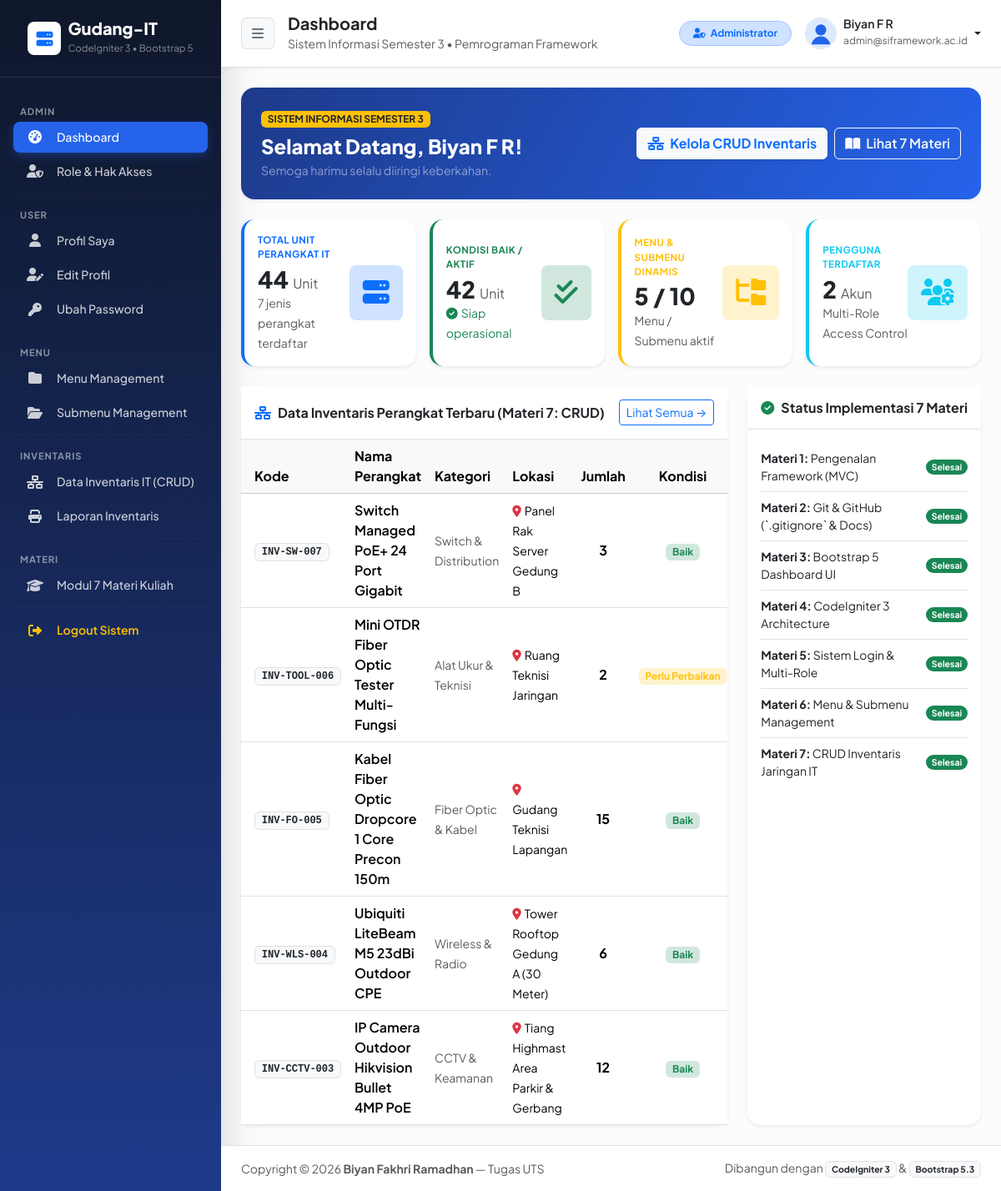
The page /admin (signed in) on the database its author committed.
### tables this page shows
CREATE TABLE `user_menu` (
  `id` int(11) NOT NULL AUTO_INCREMENT,
  `menu` varchar(128) NOT NULL,
  PRIMARY KEY (`id`)
);

CREATE TABLE `user_sub_menu` (
  `id` int(11) NOT NULL AUTO_INCREMENT,
  `menu_id` int(11) NOT NULL,
  `title` varchar(128) NOT NULL,
  `url` varchar(128) NOT NULL,
  `icon` varchar(128) NOT NULL,
  `is_active` int(1) NOT NULL DEFAULT 1,
  PRIMARY KEY (`id`),
  KEY `menu_id` (`menu_id`)
);

CREATE TABLE `user` (
  `id` int(11) NOT NULL AUTO_INCREMENT,
  `name` varchar(128) NOT NULL,
  `email` varchar(128) NOT NULL,
  `image` varchar(128) NOT NULL DEFAULT 'default.svg',
  `password` varchar(256) NOT NULL,
  `role_id` int(11) NOT NULL,
  `is_active` int(1) NOT NULL DEFAULT 1,
  `date_created` int(11) NOT NULL,
  PRIMARY KEY (`id`),
  UNIQUE KEY `email` (`email`)
);

CREATE TABLE `inventaris_it` (
  `id` int(11) NOT NULL AUTO_INCREMENT,
  `kode_barang` varchar(32) NOT NULL,
  `nama_barang` varchar(150) NOT NULL,
  `kategori` varchar(64) NOT NULL,
  `lokasi` varchar(128) NOT NULL,
  `jumlah` int(11) NOT NULL DEFAULT 1,
  `kondisi` enum('Baik','Perlu Perbaikan','Rusak') NOT NULL DEFAULT 'Baik',
  `spesifikasi` text DEFAULT NULL,
  `updated_at` datetime NOT NULL DEFAULT current_timestamp() ON UPDATE current_timestamp(),
  PRIMARY KEY (`id`),
  UNIQUE KEY `kode_barang` (`kode_barang`)
);

### application/views/admin/index.php (the view, shortened to what the rows shown need)
<div class="card border-0 shadow-sm rounded-4 mb-4 bg-primary text-white overflow-hidden" style="background: linear-gradient(120deg, #1e3a8a 0%, #2563eb 100%);">
    <div class="card-body p-4 d-flex flex-column flex-md-row align-items-md-center justify-content-between">
        <div>
            <span class="badge bg-warning text-dark fw-bold mb-2">SISTEM INFORMASI SEMESTER 3</span>
            <h4 class="fw-extrabold mb-1">Selamat Datang, <?= $user['name']; ?>!</h4>
            <p class="text-white-50 mb-0 small">
                Semoga harimu selalu diiringi keberkahan.
            </p>
        </div>
    </div>
</div>
<div class="row g-4">
    <div class="col-lg-8">
        <div class="card border-0 shadow-sm rounded-4">
            <div class="card-body p-0">
                <div class="table-responsive">
                    <table class="table table-hover align-middle mb-0">
                        <thead class="table-light">
                            <tr>
                                <th class="ps-3">Kode</th>
                                <th>Nama Perangkat</th>
                                <th>Kategori</th>
                                <th>Lokasi</th>
                                <th class="text-center">Jumlah</th>
                                <th class="text-center pe-3">Kondisi</th>
                            </tr>
                        </thead>
                        <tbody>
                            <?php foreach ($recent_items as $item) : ?>
                            <tr>
                                <td class="ps-3"><span class="badge bg-light text-dark border font-monospace"><?= $item['kode_barang']; ?></span></td>
                                <td class="fw-semibold"><?= $item['nama_barang']; ?></td>
                                <td><small class="text-muted"><?= $item['kategori']; ?></small></td>
                                <td><small><i class="fas fa-map-marker-alt text-danger me-1"></i><?= $item['lokasi']; ?></small></td>
                                <td class="text-center fw-bold"><?= $item['jumlah']; ?></td>
                                <td class="text-center pe-3">
                                    <?php if ($item['kondisi'] == 'Baik') : ?>
                                        <span class="badge bg-success-subtle text-success">Baik</span>
                                    <?php elseif ($item['kondisi'] == 'Perlu Perbaikan') : ?>
                                        <span class="badge bg-warning-subtle text-warning">Perlu Perbaikan</span>
                                    <?php else : ?>
                                        <span class="badge bg-danger-subtle text-danger">Rusak</span>
                                    <?php endif; ?>
                                </td>
                            </tr>
                            <?php endforeach; ?>
                        </tbody>
                    </table>
                </div>
            </div>
        </div>
    </div>
</div>

### application/views/templates/sidebar.php (shortened to what the rows shown need)
<aside id="sidebar-wrapper" class="sidebar-gradient text-white shadow-lg">
    <div class="sidebar-nav px-3 py-3">
        <?php
        $role_id = $this->session->userdata('role_id');
        $queryMenu = "SELECT `user_menu`.`id`, `menu`
                        FROM `user_menu` JOIN `user_access_menu`
                          ON `user_menu`.`id` = `user_access_menu`.`menu_id`
                       WHERE `user_access_menu`.`role_id` = $role_id
                    ORDER BY `user_access_menu`.`menu_id` ASC";
        $menu = $this->db->query($queryMenu)->result_array();
        ?>
        <?php foreach ($menu as $m) : ?>
            <div class="sidebar-heading text-uppercase fw-bold text-white-50 mt-3 mb-1 px-2" style="font-size: 0.70rem; letter-spacing: 0.08em;">
                <?= $m['menu']; ?>
            </div>
            <?php
            $menuId = $m['id'];
            $querySubMenu = "SELECT *
                               FROM `user_sub_menu` JOIN `user_menu`
                                 ON `user_sub_menu`.`menu_id` = `user_menu`.`id`
                              WHERE `user_sub_menu`.`menu_id` = $menuId
                                AND `user_sub_menu`.`is_active` = 1";
            $subMenu = $this->db->query($querySubMenu)->result_array();
            ?>
            <?php foreach ($subMenu as $sm) : ?>
                <?php $isActive = ($title == $sm['title']) ? 'active' : ''; ?>
                <a href="<?= base_url($sm['url']); ?>" class="nav-link-sidebar d-flex align-items-center rounded-3 px-3 py-2 mb-1 text-decoration-none <?= $isActive; ?>">
                    <i class="<?= $sm['icon']; ?> me-3 text-center" style="width: 20px;"></i>
                    <span class="fw-medium" style="font-size: 0.88rem;"><?= $sm['title']; ?></span>
                </a>
            <?php endforeach; ?>
            <hr class="border-white border-opacity-10 my-2">
        <?php endforeach; ?>
        <a href="<?= base_url('auth/logout'); ?>" class="nav-link-sidebar d-flex align-items-center rounded-3 px-3 py-2 mt-2 text-decoration-none text-warning" data-bs-toggle="modal" data-bs-target="#logoutModal">
            <i class="fas fa-fw fa-sign-out-alt me-3 text-center" style="width: 20px;"></i>
            <span class="fw-semibold" style="font-size: 0.88rem;">Logout Sistem</span>
        </a>
    </div>
</aside>

### application/views/templates/topbar.php (shortened to what the rows shown need)
<div id="page-content-wrapper" class="w-100 d-flex flex-column min-vh-100">
      <nav class="navbar navbar-expand-lg navbar-light bg-white border-bottom shadow-xs px-4 py-3 sticky-top no-print">
          <div class="ms-auto d-flex align-items-center gap-3">
              <div class="dropdown">
                  <a class="d-flex align-items-center text-decoration-none dropdown-toggle text-dark" href="#" role="button" data-bs-toggle="dropdown">
                      <img src="<?= base_url('assets/img/' . $user['image']); ?>" alt="Profile" class="rounded-circle border me-2" width="38" height="38">
                      <div class="d-none d-sm-block text-start me-1">
                          <div class="fw-semibold lh-1" style="font-size:0.88rem;"><?= $user['name']; ?></div>
                          <small class="text-muted" style="font-size:0.75rem;"><?= $user['email']; ?></small>
                      </div>
                  </a>
              </div>
          </div>
      </nav>
      <main class="container-fluid px-4 py-4 flex-grow-1">

### rows shown on the page
user_menu: menu "ADMIN"
user_sub_menu: title "Dashboard"
user_sub_menu: title "Role & Hak Akses"
user_menu: menu "USER"
user_sub_menu: title "Profil Saya"
user_sub_menu: title "Edit Profil"
user_sub_menu: title "Ubah Password"
user_menu: menu "MENU"
user_sub_menu: title "Menu Management"
user_sub_menu: title "Submenu Management"
user_menu: menu "INVENTARIS"
user_sub_menu: title "Data Inventaris IT (CRUD)"
user_sub_menu: title "Laporan Inventaris"
user_menu: menu "MATERI"
user_sub_menu: title "Modul 7 Materi Kuliah"
user: image (placeholder picture), name "Biyan F R", email "admin@siframework.ac.id"
inventaris_it: kode_barang "INV-SW-007", nama_barang "Switch Managed PoE+ 24 Port Gigabit", kategori "Switch & Distribution", lokasi "Panel Rak Server Gedung B", jumlah "3", kondisi "Baik"
inventaris_it: kode_barang "INV-TOOL-006", nama_barang "Mini OTDR Fiber Optic Tester Multi-Fungsi", kategori "Alat Ukur & Teknisi", lokasi "Ruang Teknisi Jaringan", jumlah "2", kondisi "Perlu Perbaikan"
inventaris_it: kode_barang "INV-FO-005", nama_barang "Kabel Fiber Optic Dropcore 1 Core Precon 150m", kategori "Fiber Optic & Kabel", lokasi "Gudang Teknisi Lapangan", jumlah "15", kondisi "Baik"
inventaris_it: kode_barang "INV-WLS-004", nama_barang "Ubiquiti LiteBeam M5 23dBi Outdoor CPE", kategori "Wireless & Radio", lokasi "Tower Rooftop Gedung A (30 Meter)", jumlah "6", kondisi "Baik"
inventaris_it: kode_barang "INV-CCTV-003", nama_barang "IP Camera Outdoor Hikvision Bullet 4MP PoE", kategori "CCTV & Keamanan", lokasi "Tiang Highmast Area Parkir & Gerbang", jumlah "12", kondisi "Baik"

### other values the page prints
$title "Dashboard"
$stats['total_unit'] "44"
$stats['total_jenis'] "7"
$stats['baik'] "42"
$total_menu "5"
$total_submenu "10"
$total_user "2"
